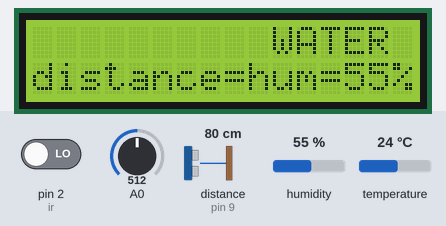
The sketch below on a simulated Arduino Uno, built with avr-gcc and run on an emulated ATmega328P. Parts: 16×2 character LCD. The inputs (shaded band) are chosen by the test bench; at power-on: distance to the obstacle (sensor on pin 9) 80 cm, pin 2 (ir) LOW, A0 = 512, humidity 55 %, temperature 24 °C.

Above: at 1.2 s.
1.3 s: distance to the obstacle (sensor on pin 9) set to 250 cm
6.9 s: pin 2 (ir) driven HIGH
At 8.4 s:
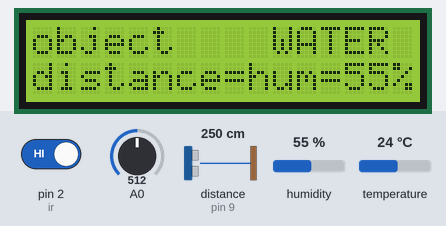
12.3 s: A0 set to 490
At 13.8 s:
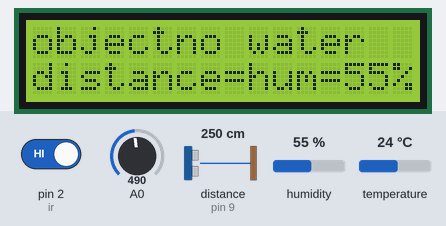
17.7 s: humidity set to 22 %
At 20.9 s:
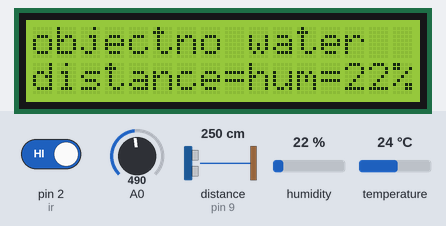
22.0 s: humidity set to 40 %
At 25.7 s:
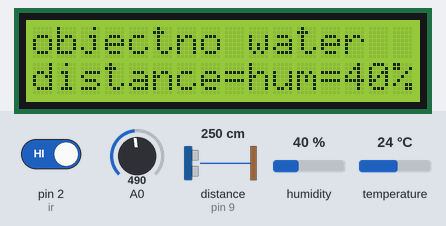
26.3 s: A0 set to 510
At 27.5 s:
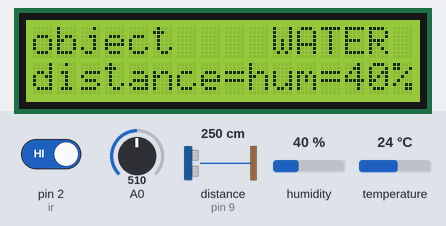

Measured:
- the behaviour switches between 501 and 500 on A0 (found by bisection; images 1 and 2)
- after the input at 6.9 s, the display: first differs from a run without the input after 0.74 s (image 1)
- after the input at 12.3 s, the display: first differs from a run without the input after 0.75 s (image 2)
- after the input at 17.7 s, the display: first differs from a run without the input after 2.9 s (image 3 shows a later state)
- after the input at 22.0 s, the display: first differs from a run without the input after 2.9 s (image 4 shows a later state)
- after the input at 26.3 s, the display: first differs from a run without the input after 0.78 s (image 5)
- what the display in image 1 shows lasts 1.1 s, from 7.6 s to 8.7 s

The sketch:

sensors_dht_ir_lcd_soil_ultrasonic.ino
```cpp
#include <Wire.h>
#include <LiquidCrystal_I2C.h>
LiquidCrystal_I2C lcd(0x27,16,2);


#include <DHT.h>
DHT dht(10, DHT11);

#include <NewPing.h>
NewPing u1(8,9,400);

int ir=2;


void setup()
{
  pinMode(ir,INPUT);
 Serial.begin(9600);

  lcd.init();
  lcd.backlight();

  dht.begin();
}

void loop()
{ bool ir_v=digitalRead(ir);
   if(ir_v==1){
    lcd.setCursor(0,0);
    lcd.print("object");
   }else{
    lcd.print("no object");
   }

   int soil=analogRead(A0);
   if(soil>500){
    lcd.setCursor(10,0);
    lcd.print("WATER");
   }else{
    lcd.print("no water");
   }


  int h = dht.readHumidity();
  int t = dht.readTemperature();
  int distance=u1.ping_cm();
  delay(1000);
  lcd.clear();

   lcd.setCursor(0,1);
  lcd.print("distance=");
  lcd.print(distance);
  lcd.print(" cm  ");

  lcd.setCursor(9,1);
  lcd.print("temp=");
  lcd.print(t);
  lcd.print("C ");


  lcd.setCursor(9,1);
  lcd.print("hum=");
  lcd.print(h);
  lcd.print("%");
  lcd.print("    ");

}
```
